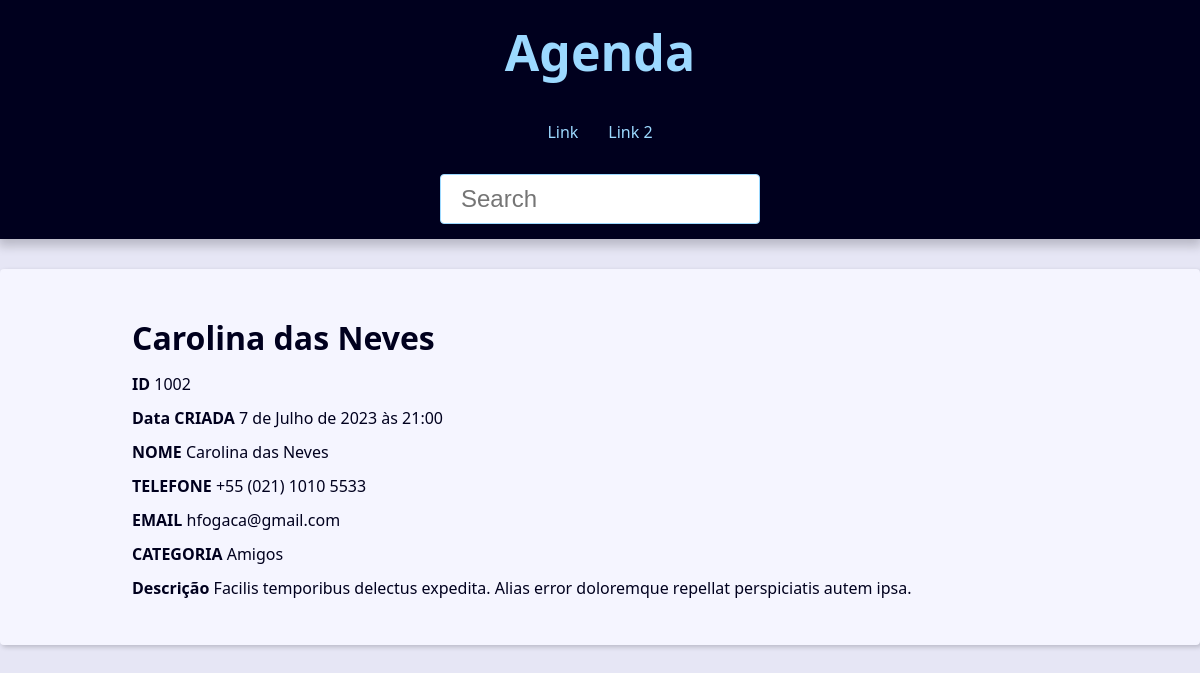
The page /contact/1002/detail/ on the database its author committed.
### contact/models.py (models this page shows, shortened)
class Contact(models.Model):
    first_name = models.CharField(max_length= 50)
    last_name = models.CharField(max_length= 50)
    phone = models.CharField(max_length= 50)
    email = models.EmailField(max_length= 254, blank=True)
    created_date = models.DateTimeField(default=timezone.now)
    description = models.TextField()
    show = models.BooleanField(default=True)
    picture = models.ImageField(blank=True, upload_to= 'pictures/%Y/%m/')
    category = models.ForeignKey(Category, on_delete=models.SET_NULL, blank=True, null=True)
    owner = models.ForeignKey(
        User,
        on_delete=models.SET_NULL,
        blank=True, null=True
    )

class Category(models.Model):
    class Meta  :
        verbose_name = 'Category'
        verbose_name_plural = 'Categories'
    name = models.CharField(max_length=50)

### contact/views/contact_views.py (the view)
# urls.py: path('contact/<int:contact_id>/detail/', views.contact, name='contact'),
def contact(request, contact_id):
    single_contact = get_object_or_404(
        Contact, pk=contact_id, show=True
    )
    site_title = f'{single_contact.first_name} {single_contact.last_name} - '
    context = {
        'contact': single_contact,
        'site_title': site_title
    }
    return render(
        request,
        'contact/contact.html',
        context
    )

### contact/templates/contact/contact.html
{% extends 'global/base.html' %}
{% block content %}
    <div class="single-contact">
        <h1 class="single-contact-name">
            {{ contact.first_name }} {{ contact.last_name }}
        </h1>
        <p><b>ID</b> {{ contact.id }}</p>
        <p><b>Data CRIADA</b> {{ contact.created_date }}</p>
        <p><b>NOME</b> {{ contact.first_name }} {{ contact.last_name }}</p>
        <p><b>TELEFONE</b> {{ contact.phone }}</p>
        <p><b>EMAIL</b> {{ contact.email }}</p>
        <p><b>CATEGORIA</b> {{ contact.category.name }}</p>
        <p><b>Descrição</b> {{ contact.description }}</p>
    </div>
{% endblock content %}

### base_static/global/css/style.css (style rules this page uses)
:root { --spacing: 1.5rem; --link-dark-color: rgb(0, 83, 134); --link-light-color: rgb(156, 217, 255); --clr-white: rgb(245, 245, 255); --clr-black: rgb(0, 0, 30); --clr-light-gray: rgb(230, 230, 245); --clr-dark-shadow-5: rgba(0, 0, 10, 5%); --clr-dark-shadow-10: rgba(0, 0, 10, 10%); --clr-dark-shadow-20: rgba(0, 0, 10, 20%); --clr-light-shadow-5: rgba(200, 200, 255, 5%); --clr-light-shadow-10: rgba(200, 200, 255, 10%); --clr-light-shadow-20: rgba(200, 200, 255, 20%); --main-page-width: 120rem; --table-min-width: 60rem; --biggest-font-size: 5rem; --bigger-font-size: 4rem; --big-font-size: 3.2rem; --medium-font-size: 2.4rem; --small-font-size: 1.6rem; --smaller-font-size: 1.4rem; --smallest-font-size: 1.2rem; --transition-fast: 300ms; --transition-medium: 600ms; --transition-slow: 1s; --default-border-radius: 4px; }
*, *::before, *::after { margin: 0; padding: 0; box-sizing: border-box; }
html { font-size: 62.5%; }
body { font-family: system-ui, -apple-system, BlinkMacSystemFont, 'Segoe UI', Roboto, Oxygen, Ubuntu, Cantarell, 'Open Sans', 'Helvetica Neue', sans-serif; line-height: 1.5; font-size: var(--small-font-size); color: var(--clr-black); -webkit-font-smoothing: antialiased; background: var(--clr-light-gray); }
@media (min-width: 600px) { .single-contact { max-width: 80%; margin: calc(var(--spacing) * 2) auto; } }
.single-contact h1 { margin: 1rem 0; }
.single-contact p { margin: 1rem 0; }

### rows shown on the page
Contact: first_name "Carolina", last_name "das Neves", id "1002", created_date "7 de Julho de 2023 às 21:00", phone "+55 (021) 1010 5533", email "hfogaca@gmail.com", category.name "Amigos", description "Facilis temporibus delectus expedita. Alias error doloremque repellat perspiciatis autem ipsa."
